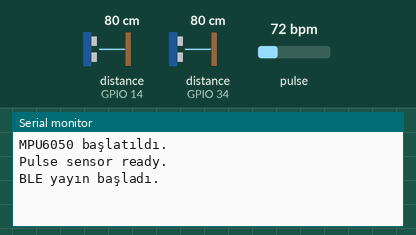
Recording of a sketch running on a simulated ESP32. Parts: the last lines printed to the serial monitor. Wiring (inferred from the names in the program): ultrasonic range finder: trigger GPIO 25; echo GPIO 34. The inputs (shaded band) are chosen by the test bench; at power-on: distance to the obstacle (sensors on GPIO 34, GPIO 14) 80 cm, pulse 72 bpm. The echo pulse lasts 58.3 µs per cm; nothing arrives over Bluetooth unless stated; a phone connects over Bluetooth LE 3 s after start.

Above: at 2.2 s.
2.3 s: distance to the obstacle (sensor on GPIO 34) set to 2 cm
At 4.8 s:
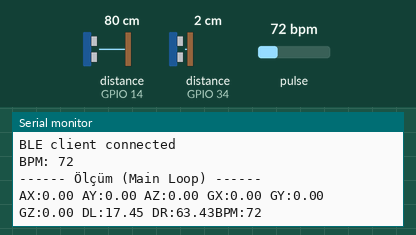
5.5 s: distance to the obstacle (sensor on GPIO 14) set to 2 cm
At 6.7 s:
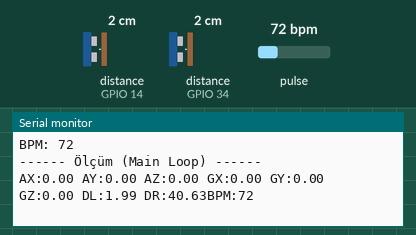
7.0 s: pulse set to 42 bpm
At 7.6 s:
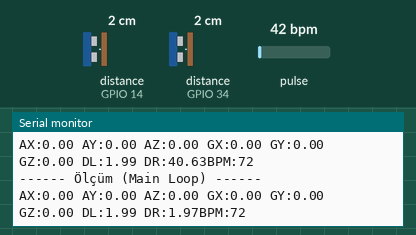
8.5 s: distance to the obstacle (sensor on GPIO 14) set to 4 cm
At 9.4 s:
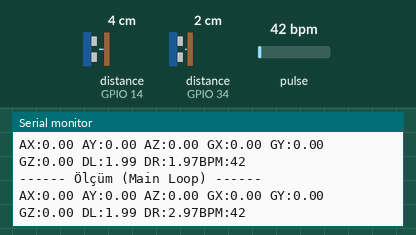
10.0 s: distance to the obstacle (sensor on GPIO 34) set to 4 cm
At 10.8 s:
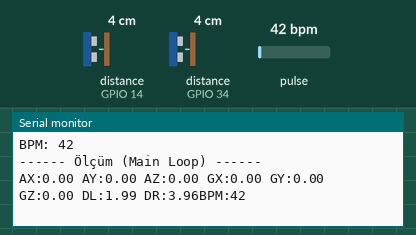
11.5 s: pulse set to 70 bpm
At 12.9 s:
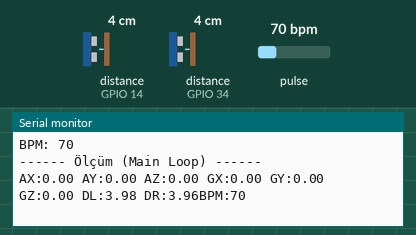
Timing chart, 0 to 14.0 s (numbered marks = the images above; inputs shaded):
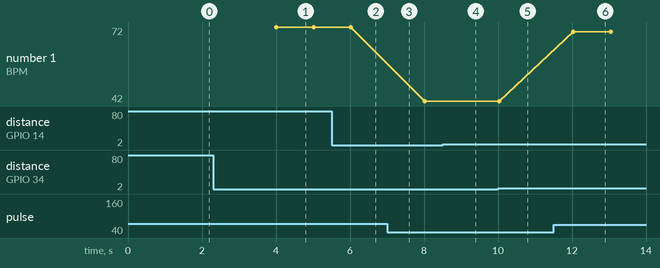

Measured:
- after the input at 2.3 s, the serial monitor: prints a new line after 1.7 s (image 1)
- after the input at 5.5 s, the serial monitor: prints a new line after 0.52 s (image 2)
- after the input at 8.5 s, the serial monitor: prints a new line after 0.53 s (image 4)
- after the input at 11.5 s, the serial monitor: prints a new line after 0.54 s (image 6)
- plotted number 1: 72 → 42 after the input at 7.0 s, 42 → 70 after the input at 11.5 s

The sketch:

Cycliot_Esp_Code.ino
```cpp
#include <Wire.h>
#include <Adafruit_MPU6050.h>
#include <Adafruit_Sensor.h>
#include <BLEDevice.h>
#include <BLEServer.h>
#include <BLEUtils.h>
#include <BLE2902.h>
#include <PulseSensorPlayground.h>

#define SERVICE_UUID        "4fafc201-1fb5-459e-8fcc-c5c9c331914b"
#define CHARACTERISTIC_UUID "beb5483e-36e1-4688-b7f5-ea07361b26a8"

#define BPM_PIN 35

#define LEFT_ECHO 34
#define LEFT_TRIG 25
#define RIGHT_TRIG 14
#define RIGHT_ECHO 14
// Buffer size = number of readings per send (≈10 in 500 ms at 50 ms interval)
#define PROX_SAMPLES 10

float dlBuffer[PROX_SAMPLES];
float drBuffer[PROX_SAMPLES];
int  proxIndex = 0;
bool proxBufferFull = false;

PulseSensorPlayground pulseSensor;
Adafruit_MPU6050 mpu;
BLECharacteristic *pCharacteristic;
BLEServer *pServer;
bool deviceConnected = false;
bool oldDeviceConnected = false;

// Shared sensor data
float latestAX, latestAY, latestAZ;
float latestGX, latestGY, latestGZ;
float latestDL, latestDR;
int myBPM = 0;

// Mutex to protect shared data
SemaphoreHandle_t dataMutex;
TaskHandle_t dataTaskHandle = NULL;


class MyServerCallbacks : public BLEServerCallbacks {
  void onConnect(BLEServer* pServer) override {
    deviceConnected = true;
    Serial.println("BLE client connected");
  }
  void onDisconnect(BLEServer* pServer) override {
    deviceConnected = false;
    Serial.println("BLE client disconnected, restarting advertising...");
    delay(500); // Short delay before advertising again
    BLEDevice::startAdvertising();
  }
};

void triggerSensor(bool left) {
  digitalWrite(left ? LEFT_TRIG : RIGHT_TRIG, LOW);
  delayMicroseconds(2);
  digitalWrite(left ? LEFT_TRIG : RIGHT_TRIG, HIGH);
  delayMicroseconds(10);
  digitalWrite(left ? LEFT_TRIG : RIGHT_TRIG, LOW);
}

long measureEchoDuration(bool left) {
  return pulseIn(left ? LEFT_ECHO : RIGHT_ECHO, HIGH);
}

float calculateDistanceCM(bool left) {
  triggerSensor(left);
  long duration = measureEchoDuration(left);
  return duration * 0.034 / 2;
}

void dataTask(void * parameter) {
  while (true) {
    // 1) Read MPU (same as before)
    //sensors_event_t a, g, temp;
    //mpu.getEvent(&a, &g, &temp);
    // … store a,g into latestAX, etc under mutex …

    // 2) Read ultrasonics
    float dL = calculateDistanceCM(true);
    float dR = calculateDistanceCM(false);

    if (xSemaphoreTake(dataMutex, portMAX_DELAY) == pdTRUE) {
      /*
      latestAX = a.acceleration.x;
      latestAY = a.acceleration.y;
      latestAZ = a.acceleration.z;
      latestGX = g.gyro.x;
      latestGY = g.gyro.y;
      latestGZ = g.gyro.z;
      */
      latestDL = dL;
      latestDR = dR;
      xSemaphoreGive(dataMutex);
    }
    // 3) Store into rolling buffer
    if (xSemaphoreTake(dataMutex, portMAX_DELAY) == pdTRUE) {
      dlBuffer[proxIndex] = dL;
      drBuffer[proxIndex] = dR;
      proxIndex = (proxIndex + 1) % PROX_SAMPLES;
      if (proxIndex == 0) proxBufferFull = true;
      xSemaphoreGive(dataMutex);
    }

    // 4) Wait ~50ms → ≈10 samples in 500ms
    vTaskDelay(100 / portTICK_PERIOD_MS);
  }
}

void setup() {
  Serial.begin(115200);
  delay(1000);

  // MPU6050 başlat
  Wire.begin(14,27);
  /*
  while (!mpu.begin()) {
    Serial.println("MPU6050 bulunamadı!");
    delay(200);
  }
  */
  myBPM = 0;
  Serial.println("MPU6050 başlatıldı.");

  pulseSensor.analogInput(BPM_PIN);

  if (pulseSensor.begin()) {
    Serial.println("Pulse sensor ready.");
  }

  pinMode(LEFT_TRIG, OUTPUT);
  pinMode(RIGHT_TRIG, OUTPUT);
  pinMode(LEFT_ECHO, INPUT);
  pinMode(RIGHT_ECHO, INPUT);
  pinMode(BPM_PIN, INPUT);

  // BLE başlat
  BLEDevice::init("SensorBLE");
  BLEDevice::setMTU(100);

  pServer = BLEDevice::createServer();
  pServer->setCallbacks(new MyServerCallbacks());

  BLEService *pService = pServer->createService(SERVICE_UUID);
  pCharacteristic = pService->createCharacteristic(
                      CHARACTERISTIC_UUID,
                      BLECharacteristic::PROPERTY_NOTIFY
                    );
  pCharacteristic->addDescriptor(new BLE2902());
  pService->start();

  BLEAdvertising *pAdvertising = BLEDevice::getAdvertising();
  pAdvertising->start();

  Serial.println("BLE yayın başladı.");
    // Create mutex
  dataMutex = xSemaphoreCreateMutex();

  // Start data collection task on core 1
  xTaskCreatePinnedToCore(
    dataTask,
    "DataTask",
    4096,
    NULL,
    1,
    &dataTaskHandle,
    1
  );
}

void loop() {
  static uint32_t lastSend = 0;
  uint32_t now = millis();

  if (deviceConnected && now - lastSend >= 1000) {
    float ax, ay, az, gx, gy, gz, dl, dr;

    // Safely read the latest values
    if (xSemaphoreTake(dataMutex, portMAX_DELAY) == pdTRUE) {
      ax = latestAX;  ay = latestAY;  az = latestAZ;
      gx = latestGX;  gy = latestGY;  gz = latestGZ;
      dl = latestDL;  dr = latestDR;
      xSemaphoreGive(dataMutex);
    }


    float sumL = 0, sumR = 0;
    int count = proxBufferFull ? PROX_SAMPLES : proxIndex;
    if (count == 0) count = 1;  // avoid div0 on first send
    if (xSemaphoreTake(dataMutex, portMAX_DELAY) == pdTRUE) {
      for (int i = 0; i < count; i++) {
        sumL += dlBuffer[i];
        sumR += drBuffer[i];
      }
      xSemaphoreGive(dataMutex);
    }
    float avgL = sumL / count;
    float avgR = sumR / count;
    if (pulseSensor.sawStartOfBeat()) {
      myBPM = pulseSensor.getBeatsPerMinute();
      Serial.print("BPM: ");
      Serial.println(myBPM);
  }
    // Build and send the data string
    String allData = "AX:" + String(ax, 2) +
                     " AY:" + String(ay, 2) +
                     " AZ:" + String(az, 2) +
                     " GX:" + String(gx, 2) +
                     " GY:" + String(gy, 2) +
                     " GZ:" + String(gz, 2) +
                     " DL:" + String(avgL, 2) +
                     " DR:" + String(avgR, 2)+
                     "BPM:"+myBPM;

    Serial.println("------ Ölçüm (Main Loop) ------");
    Serial.println(allData);

    pCharacteristic->setValue(allData.c_str());
    pCharacteristic->notify();

    lastSend = now;
  }

  // You can still do other BLE or UI handling here…
  delay(10);
}
```
